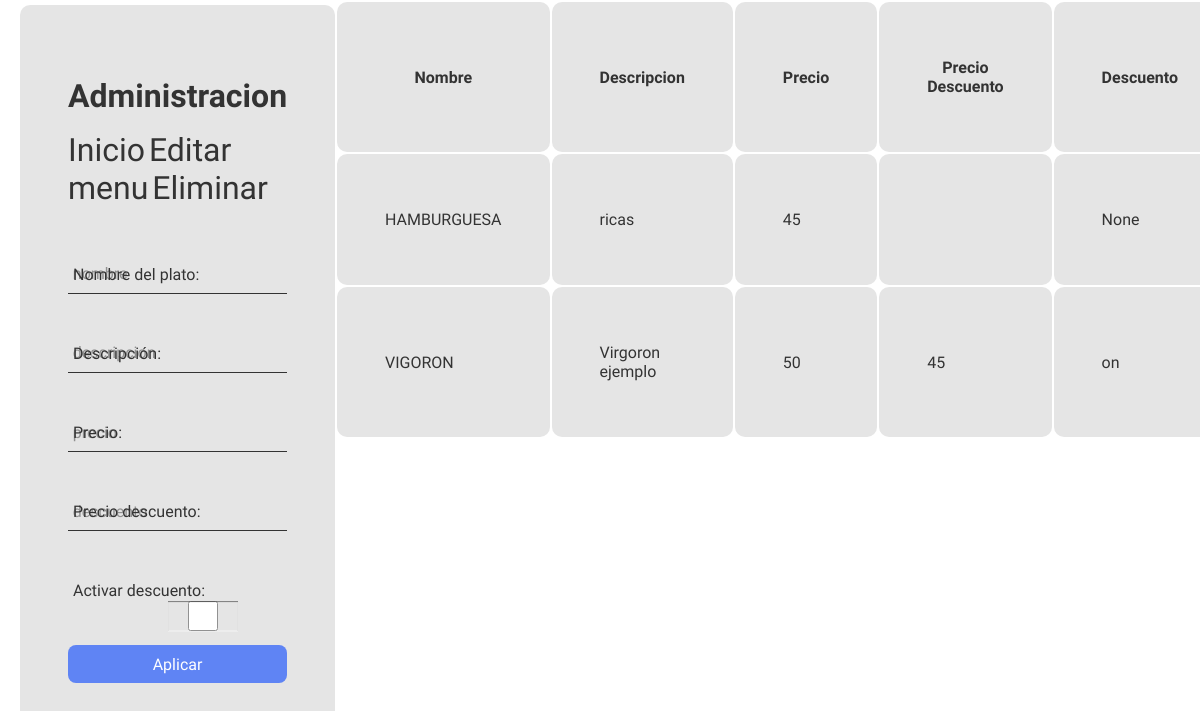
/admin (signed in), run on an earlier commit of the app's database.
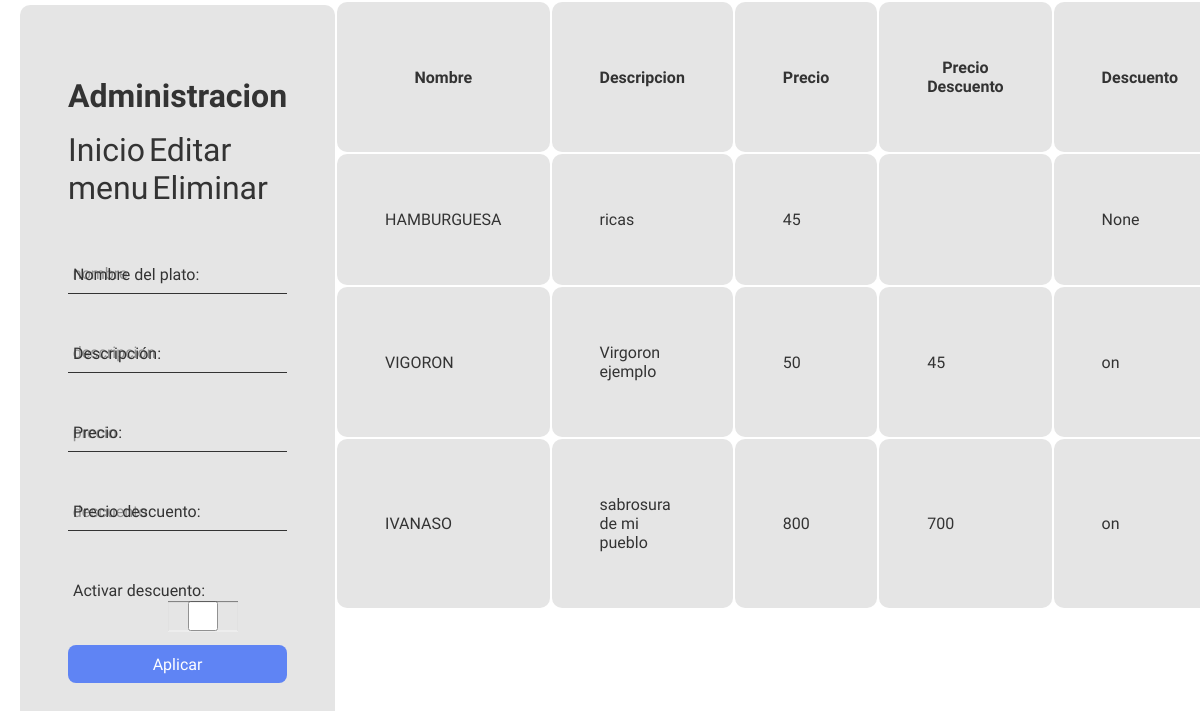
And on a later commit of the database.
### tables this page shows
CREATE TABLE comida(id INTEGER primary key AUTOINCREMENT,
nombre TEXT,
descripcion TEXT,
precio int not null,
precio_decuento int ,
Descuento boolean);

### app.py (the view)
@app.route("/admin", methods=["GET", "POST"])
@login_required
def admin():
    if(request.method == "POST"):
        nombre = request.form.get('nombre')
        descripcion = request.form.get('descripcion')
        precio = request.form.get('precio')
        descuento = request.form.get('descuento')
        p_descuento = request.form.get('p_descuento')
        validacion = db.execute("Select nombre from comida where nombre = ?" , nombre)
        if len(validacion) != 0:
             return apology('El Platillo, Ya esta usado', 400)
        try:
            db.execute("INSERT INTO comida(nombre, descripcion, precio, precio_decuento, Descuento) VALUES(?, ?, ?, ?, ?)", nombre, descripcion, precio, descuento, p_descuento)
            return redirect('/landing')
        except:
            return apology('El usuario ya esta usado', 400)
    else:
        comidas = db.execute("SELECT nombre, descripcion, precio, precio_decuento, Descuento FROM comida")
        return render_template("admin.html", comidas=comidas)

### app.py (called while the page is built)
@app.after_request
def after_request(response):
    response.headers["Cache-Control"] = "no-cache, no-store, must-revalidate"
    response.headers["Expires"] = 0
    response.headers["Pragma"] = "no-cache"
    return response

### helpers.py (called while the page is built)
def login_required(f):
    @wraps(f)
    def decorated_function(*args, **kwargs):
        if session.get("user_id") is None:
            return redirect("/login")
        return f(*args, **kwargs)
    return decorated_function

### templates/admin.html (shortened to what this page needs)
{% extends "layout.html" %}
{% block css %} "/static/css/admin.css"{% endblock %}
{% block body %}
<form class="form" action="/admin" method="post">
    <h2 class="form_title">Administracion</h2>
    <div>
        <a href="/landing" class="estilos">Inicio</a>
        <a href="/administrador" class="estilos">Editar menu</a>
        <a  href="/eliminar" class="estilos">Eliminar</a>
    </div>
    <div class="form_container">
        <div class="form_group">
            <input type="text" id="nombre" name="nombre" class="form_input"
                placeholder="nombre">
            <label for="nombre" class="form_label">Nombre del plato:</label>
        </div>
        <div class="form_group">
            <input type="text" id="descripcion" name="descripcion"
                class="form_input" placeholder="descripcion" required>
            <label for="descripcion" class="form_label">Descripción:</label>
        </div>
        <div class="form_group">
            <input type="number" id="precio" name="precio" class="form_input"
                placeholder="precio" required>
            <label for="precio" class="form_label">Precio:</label>
        </div>
        <div class="form_group">
            <input type="number" id="descuento" name="descuento"
                class="form_input" placeholder="descuento">
            <label for="descuento" class="form_label">Precio descuento:</label>
        </div>
        <div class="form_group">
            <label for="descuento" class="form_label">Activar descuento:</label>
            <input type="checkbox" id="p_descuento" name="p_descuento"
                class="checkbox-JASoft">
        </div>
        <input type="submit" class="form_submit" value="Aplicar">
    </div>
</form>
<table class="normal" summary="Tabla genérica" width="100px" height="100px">
    <tr>
        <th scope="col" class="normal th">Nombre</th>
        <th scope="col" class="normal th">Descripcion</th>
        <th scope="col" class="normal th">Precio</th>
        <th scope="col" class="normal th">Precio Descuento</th>
        <th scope="col" class="normal th">Descuento</th>
    </tr>
    {% for comidas in comidas %}
    <tr>
        <td> {{ comidas["nombre"].upper() }}</td>
        <td> {{ comidas["descripcion"] }}</td>
        <td> {{ comidas["precio"] }}</td>
        <td> {{ comidas["precio_decuento"] }}</td>
        <td> {{ comidas["Descuento"] }}</td>
    </tr>
    {% endfor %}
</table>
{% endblock %}

What changed in the data, as far as the page shows it:
added comida: nombre "IVANASO", descripcion "sabrosura de mi pueblo", precio "800", precio_decuento "700", Descuento "on"
